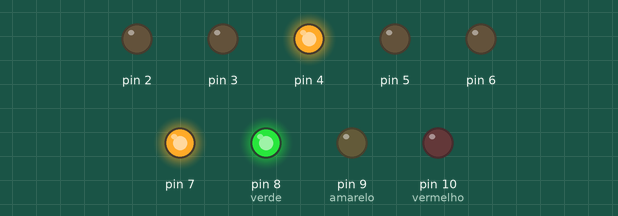
The sketch below on a simulated Arduino Uno, built with avr-gcc and run on an emulated ATmega328P. On the bench: output pins drawn as LEDs (lit = HIGH).

Above: at 4.0 s.
At 5.7 s:
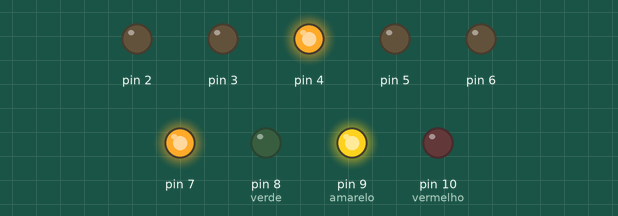
At 7.5 s:
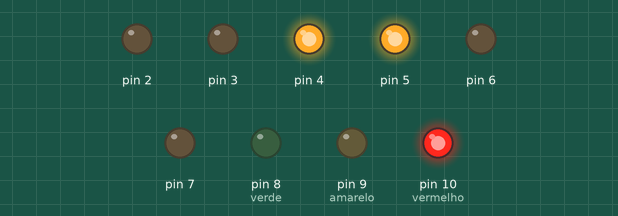
At 9.2 s:
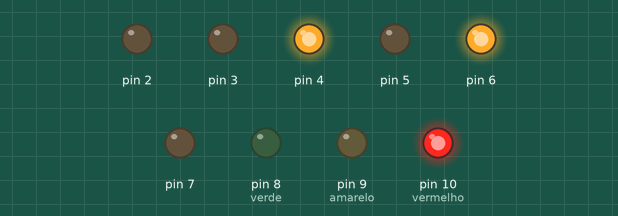
At 11.0 s:
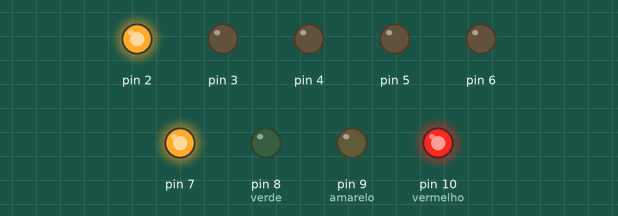
At 12.7 s:
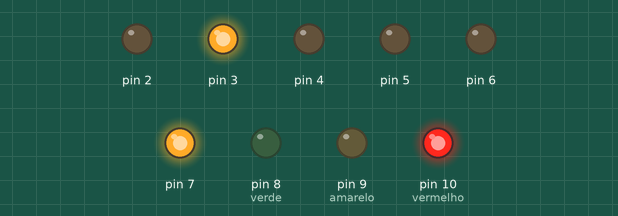
Timing chart, 0 to 16.7 s (numbered marks = the images above):
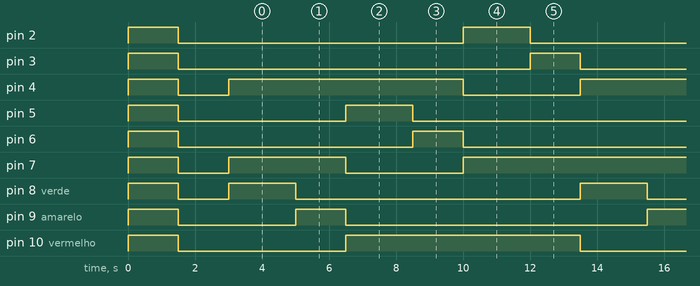

The sketch:

semaforo.ino
```cpp
#define TEMPO_VERDE 2000
#define TEMPO_AMARELO 1500

/* eu poderia ter feito sem struct, mas acredito que ela facilita na adição
 * de mais ruas, caso seja preciso, bastando aumentar o valor do array Ruas
 * e adaptar a função iniciaSemaforos.
 */
struct RUA{
 int vermelho, amarelo, verde;
};

RUA ruas[3];

void acendeRua(struct RUA r)
{
   digitalWrite(r.vermelho, LOW);
  digitalWrite(r.verde, HIGH);
}

void avisaRua(struct RUA r)
{
  digitalWrite(r.verde, LOW);
    digitalWrite(r.amarelo, HIGH);
}

void apagaRua(struct RUA r)
{
  digitalWrite(r.amarelo, LOW);
  digitalWrite(r.vermelho, HIGH);
}

/* a lógica dos semáforos é a seguinte, um semáforo vermelho fica acesso
 * por um tempo igual a soma do vermelho e do amarelo, e conforme uma rua
 * transita entre vermelho e amarelo, as outras permanecem vermelhas.
 */
void iniciaSemaforos(){
  acendeRua(ruas[0]);
    apagaRua(ruas[1]);
    apagaRua(ruas[2]);
    delay(TEMPO_VERDE);
    avisaRua(ruas[0]);
    delay(TEMPO_AMARELO);
    apagaRua(ruas[0]);
    acendeRua(ruas[1]);
    delay(TEMPO_VERDE);
    avisaRua(ruas[1]);
    delay(TEMPO_AMARELO);
    apagaRua(ruas[1]);
    acendeRua(ruas[2]);
    delay(TEMPO_VERDE);
    avisaRua(ruas[2]);
    delay(TEMPO_AMARELO);
}

void acendeTodos(){
  for(int i = 10; i >= 2; i--){
    digitalWrite(i, HIGH);
  }
  delay(TEMPO_AMARELO);
  for(int i = 10; i >= 2; i--){
    digitalWrite(i, LOW);
  }
  delay(TEMPO_AMARELO);
}

void setup()
{
    /* aqui é feita a inicialização dos structs e a pinagem dos leds
     * eu optei por seguir uma sequência, indo de 10 a 2, assim é
     * possível fazer uma repetição, usando variáveis que se decrementam
     * de 3 em 3.
     */
  for(int i = 0, vermelho = 10, amarelo = 9, verde = 8; i < 3; i++, vermelho-=3, amarelo-=3, verde-=3){
      pinMode(vermelho, OUTPUT);
      pinMode(amarelo, OUTPUT);
      pinMode(verde, OUTPUT);
      ruas[i].vermelho = vermelho;
      ruas[i].amarelo = amarelo;
      ruas[i].verde = verde;
  }
  acendeTodos();
}

void loop()
{
  iniciaSemaforos();
}
```

Measured:
- by itself, pin 2: alternates HIGH for 2.0 s and LOW for 8.5 s
- by itself, pin 3, pin 6, pin 9 (amarelo): repeats every 10.5 s: HIGH 1.5 s, LOW 9.0 s
- by itself, pin 4, pin 10 (vermelho): repeats every 10.5 s: HIGH 7.0 s, LOW 3.5 s
- by itself, pin 5, pin 8 (verde): repeats every 10.5 s: HIGH 2.0 s, LOW 8.5 s
- by itself, pin 7: goes LOW 1.5 s, HIGH 3.5 s, 3 × (LOW 3.5 s, HIGH 7.0 s), then LOW
